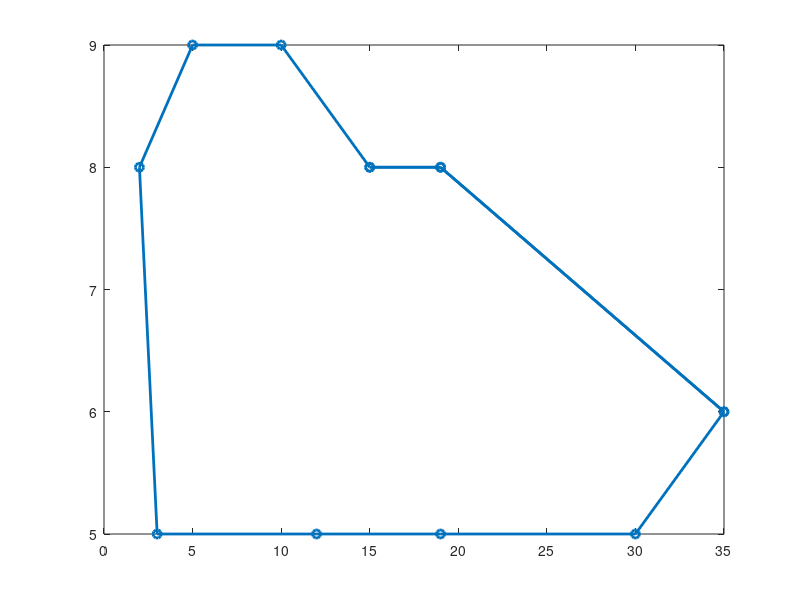

The MATLAB script that drew this image: (Note: this script raises an error after producing the figure.)
clear; close all;
k = 4;
x_p = [35 19 15 10 5 2 3 12 19 30 ...
    35 19 15];
y_p = [6 8 8 9 9 8 5 5 5 5 ...
                6 8 8];
m = (length(x_p)-4)-1;
knots = -k/m:1/m:(k+m)/(m);
plot(x_p, y_p, 'o-', 'linewidth', 2); hold on;
curve = spmak(knots, [x_p; y_p]);
fnplt(fnbrk(curve, [knots(k), knots(end-k+1)]));
for i = 1:k-1
    plot(x_p(i), y_p(i), 'ro-', 'markersize', 8, 'MarkerFaceColor','r');
end
